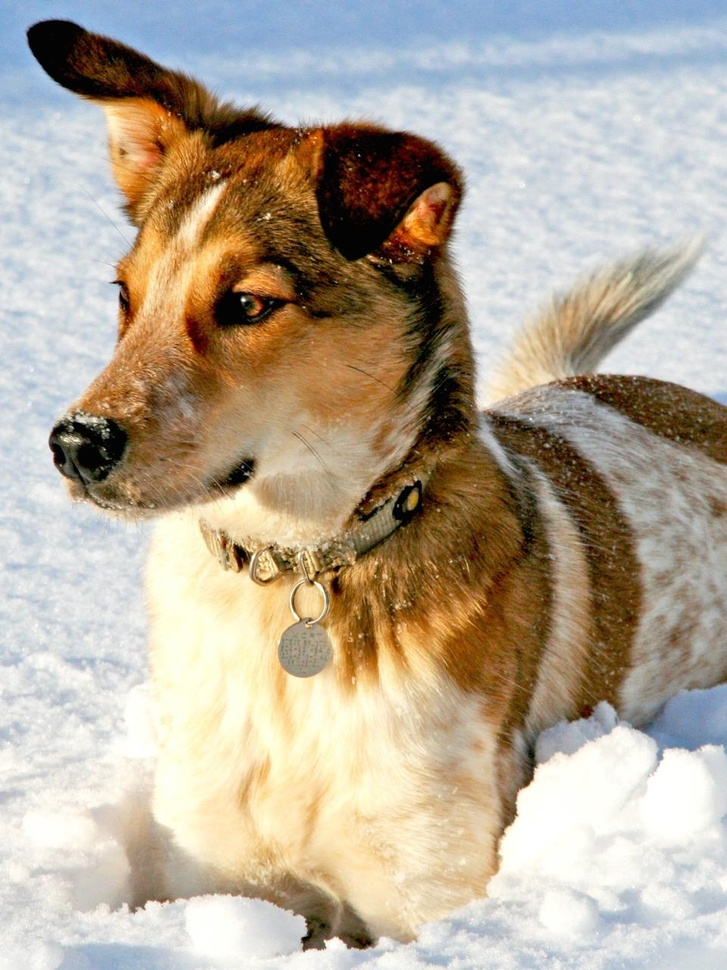
#> input picture dog.jpg, 727 x 970 px, shrunk from 960 x 1280 before the run, found by its file name
$ jupyter execute Tarea_SVD_simple.ipynb
#> lines starting #> are read from the running program, lines starting #| are printed output that depends on the picture
1. Load the image dog.jpg and compute the economy SVD. Compute the
relative reconstruction error of the truncated SVD in the Frobenius norm
as a function of the rank r. Square this error to compute the fraction
of missing variance as a function of r. You may also decide to plot 1
minus the error or missing variance to visualize the amount of norm or
variance captured at a given rank r. Plot these quantities along with the
cumulative sum of singular values as a function of r. Find the rank r where
the reconstruction captures 99% of the total variance. Compare this with
the rank r where the reconstruction captures 99% in the Frobenius norm
and with the rank r that captures 99% of the cumulative sum of singular
values.

[cell 1]
import numpy as np
import matplotlib.pyplot as plt
from matplotlib.image import imread
import os

def load_and_prepare_image(image_path):
#> called with image_path = '/content/dog.jpg'
    img_array = imread(image_path)
#> img_array is the input picture: shape (970, 727, 3); mean R, G, B 181.3, 169.5, 152.2
    return np.mean(img_array, axis=2)

def compute_svd(matrix):
    return np.linalg.svd(matrix, full_matrices=False)

def calculate_metrics(singular_values):
    total_norm = np.sum(singular_values**2)
    cumulative_sum = np.cumsum(singular_values)
    explained_variance = np.cumsum(singular_values**2) / total_norm
    relative_error = np.sqrt(1 - explained_variance)

    return {
        'total_norm': total_norm,
        'cumulative_sum': cumulative_sum,
        'explained_variance': explained_variance,
        'relative_error': relative_error
    }

def find_threshold_indices(metrics, threshold=0.99):
    var_idx = np.argmax(metrics['explained_variance'] >= threshold) + 1
    norm_idx = np.argmax(1 - metrics['relative_error']**2 >= threshold) + 1
    sum_idx = np.argmax(metrics['cumulative_sum'] >= threshold * metrics['cumulative_sum'][-1]) + 1

    return var_idx, norm_idx, sum_idx

def plot_analysis_results(singular_values, metrics, thresholds):
    plt.style.use('ggplot')
    color_palette = ['#3498db', '#e74c3c', '#2ecc71']
    rank_values = np.arange(1, len(singular_values)+1)

    fig, (ax1, ax2, ax3) = plt.subplots(3, 1, figsize=(9, 13))

    # Gráfico de varianza explicada
    ax1.plot(rank_values, metrics['explained_variance'],
             color=color_palette[0], linewidth=2)
    ax1.axhline(0.99, linestyle=':', color='gray')
    ax1.scatter([thresholds[0]], [metrics['explained_variance'][thresholds[0]-1]],
                color=color_palette[0])
    ax1.set_ylabel('Varianza Explicada')
    ax1.set_title('Proporción de Varianza Total Explicada', pad=10)

    # Gráfico de error relativo
    ax2.plot(rank_values, metrics['relative_error'],
             color=color_palette[1], linewidth=2)
    ax2.axhline(np.sqrt(0.01), linestyle=':', color='gray')
    ax2.scatter([thresholds[1]], [metrics['relative_error'][thresholds[1]-1]],
                color=color_palette[1])
    ax2.set_ylabel('Error Relativo')
    ax2.set_title('Error de Reconstrucción', pad=10)

    # Gráfico de suma acumulada
    ax3.plot(rank_values, metrics['cumulative_sum']/metrics['cumulative_sum'][-1],
             color=color_palette[2], linewidth=2)
    ax3.axhline(0.99, linestyle=':', color='gray')
    ax3.scatter([thresholds[2]],
                [metrics['cumulative_sum'][thresholds[2]-1]/metrics['cumulative_sum'][-1]],
                color=color_palette[2])
    ax3.set_xlabel('Componentes Principales (r)')
    ax3.set_ylabel('Suma Acumulada Normalizada')
    ax3.set_title('Contribución Acumulada', pad=10)

    plt.tight_layout()
    return fig

def reconstruct_image(U, s, Vt, components):
    return U[:, :components] @ np.diag(s[:components]) @ Vt[:components, :]

def display_reconstructions(original, reconstructions):
    fig, axes = plt.subplots(1, len(reconstructions)+1, figsize=(15, 4))

    axes[0].imshow(original, cmap='gray')
    axes[0].set_title('Imagen Original')

    for idx, (title, reconstructed) in enumerate(reconstructions.items(), 1):
        axes[idx].imshow(reconstructed, cmap='gray')
        axes[idx].set_title(title)

    for ax in axes:
        ax.axis('off')

    plt.tight_layout()
    return fig

# Procesamiento principal
if __name__ == "__main__":
    # Cargar y preparar datos
    gray_image = load_and_prepare_image('/content/dog.jpg')

    # Realizar SVD
    left_vectors, singular_values, right_vectors = compute_svd(gray_image)
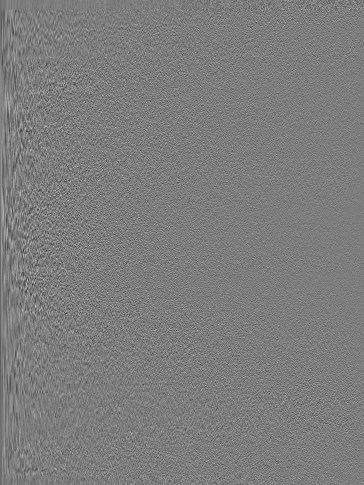
#> left_vectors: shape (970, 727) float64 (shown at 1/2 size); min -0.172, max 0.178, mean -3.42e-05; drawn with min black and max white
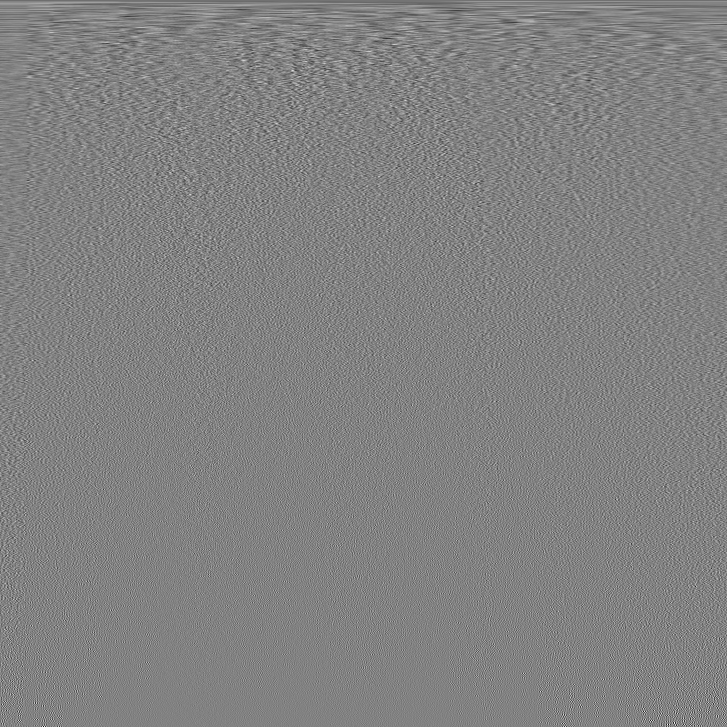
#> right_vectors: shape (727, 727) float64; min -0.294, max 0.283, mean -6.22e-05; drawn with min black and max white
#> singular_values = 727 values, max 144349.7 at index 0, min 3.82 at index 726, mean 655

    # Calcular métricas
    analysis_metrics = calculate_metrics(singular_values)
#> in calculate_metrics, `total_norm = np.sum(singular_values**2)`: total_norm = 2.31e+10
#> in calculate_metrics, `cumulative_sum = np.cumsum(singular_values)`: cumulative_sum = 727 values from 144349.7 to 476167.1
#> in calculate_metrics, `explained_variance = np.cumsum(singular_values**2) / total_norm`: explained_variance = 727 values from 0.901 to 1
#> analysis_metrics = 4 items

    # Determinar puntos de corte
    var_r, norm_r, sum_r = find_threshold_indices(analysis_metrics)
#> in find_threshold_indices, `var_idx = np.argmax(metrics['explained_variance'] >= threshold) + 1`: var_idx = 15
#> in find_threshold_indices, `sum_idx = np.argmax(metrics['cumulative_sum'] >= threshold * metrics['..`: sum_idx = 500
#> var_r = 15; norm_r = 15; sum_r = 500
    print(f"Componentes para 99% de varianza total: {var_r}")
#| Componentes para 99% de varianza total: 15
    print(f"Componentes para 99% de norma Frobenius: {norm_r}")
#| Componentes para 99% de norma Frobenius: 15
    print(f"Componentes para 99% de suma acumulada: {sum_r}")
#| Componentes para 99% de suma acumulada: 500

    # Visualizar análisis
    plot_analysis_results(singular_values, analysis_metrics, (var_r, norm_r, sum_r))
#> in plot_analysis_results, `rank_values = np.arange(1, len(singular_values)+1)`: rank_values = 727 values from 1 to 727

    # Crear reconstrucciones comparativas
    reconstruction_titles = {
        f'99% Varianza\n({var_r} componentes)': var_r,
        f'99% Norma\n({norm_r} componentes)': norm_r,
        f'99% Suma\n({sum_r} componentes)': sum_r
    }

    reconstructed_images = {
        title: reconstruct_image(left_vectors, singular_values, right_vectors, components)
        for title, components in reconstruction_titles.items()
    }
#> in reconstruct_image, `return U[:, :components] @ np.diag(s[:components]) @ Vt[:components, :]`:
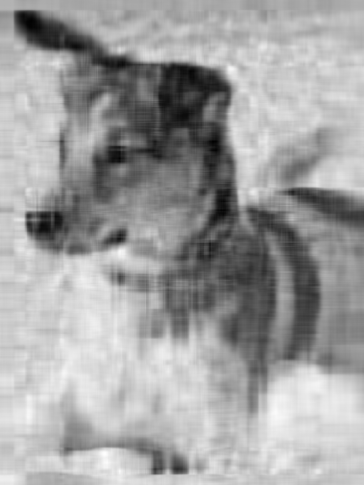
#> returned value: shape (970, 727) float64 (shown at 1/2 size); min -26.59, max 281.8, mean 167.7; drawn with min black and max white
#> reconstructed_images = 3 items

    # Mostrar resultados
    display_reconstructions(gray_image, reconstructed_images)
#> the loop in display_reconstructions, `for idx, (title, reconstructed) in enumerate(reconstructions.items(), ..` made 3 passes
#> the loop in display_reconstructions, `for ax in axes:` made 4 passes
    plt.show()

2. Generate a random 100$\times$100 matrix, i.e., a matrix whose entries are sam-
pled from a normal distribution. Compute the SVD of this matrix and plot the singular values. Repeat this 100 times and plot the distribution
of singular values in a box-and-whisker plot. Plot the mean and median
singular values as a function of r. Now repeat this for different matrix
sizes (e.g., 50$\times$50, 200$\times$200, 500$\times$500)

[cell 2]
import numpy as np
import matplotlib.pyplot as plt

def simular_valores_singulares(dimension, iteraciones=100):
    resultados = np.empty((iteraciones, dimension))

    for i in range(iteraciones):
        matriz_aleatoria = np.random.normal(size=(dimension, dimension))
        sv = np.linalg.svd(matriz_aleatoria, compute_uv=False)
        resultados[i] = sv

    return resultados

def graficar_resultados(datos_sv, dimension):
    rangos = np.arange(1, dimension + 1)

    # Configuración estética común
    estilo = {
        'color_media': 'blue',
        'color_mediana': 'red',
        'color_boxplot': 'gray',
        'estilo_grid': ':',
        'opacidad': 0.7
    }

    # Figura 1: Diagrama de caja y bigotes
    plt.figure(figsize=(12, 7))
    box = plt.boxplot(
        datos_sv,
        positions=rangos,
        patch_artist=True,
        showfliers=False,
        widths=0.6,
        boxprops=dict(facecolor=estilo['color_boxplot'], alpha=0.6),
        medianprops=dict(color='white')
    )

    plt.title(f'Distribución de Valores Singulares\nMatrices {dimension}x{dimension}', pad=20)
    plt.xlabel('Posición en el Ranking (r)')
    plt.ylabel('Valor Singular')
    plt.grid(True, linestyle=estilo['estilo_grid'], alpha=estilo['opacidad'])
    plt.tight_layout()

    # Figura 2: Tendencia central
    plt.figure(figsize=(12, 7))

    media = np.mean(datos_sv, axis=0)
    mediana = np.median(datos_sv, axis=0)

    plt.plot(rangos, media, label='Media',
            color=estilo['color_media'],
            marker='o', markevery=int(dimension/10))

    plt.plot(rangos, mediana, label='Mediana',
             color=estilo['color_mediana'],
             linestyle='--',
             marker='s', markevery=int(dimension/10))

    plt.title(f'Tendencia Central de Valores Singulares\nMatrices {dimension}x{dimension}', pad=20)
    plt.xlabel('Posición en el Ranking (r)')
    plt.ylabel('Valor Singular')
    plt.legend()
    plt.grid(True, linestyle=estilo['estilo_grid'], alpha=estilo['opacidad'])
    plt.tight_layout()

# Parámetros de simulación
tamanos_matriz = [50, 100, 200, 500]
num_simulaciones = 100

# Ejecutar análisis para cada tamaño
for n in tamanos_matriz:
    valores_sv = simular_valores_singulares(n, num_simulaciones)
    graficar_resultados(valores_sv, n)

plt.show()

3. Compare the singular value distributions for a 1000$\times$1000 uni- formly
distributed random matrix and a Gaussian random matrix of the same
size. Adapt the Gavish–Donoho algorithm to filter uniform noise based on
this singular value distribution. Add uniform noise to a data set (either an
image or the test low-rank signal) and apply this thresholding algorithm to
filter the noise. Vary the magnitude of the noise and compare the results.

[cell 3]
import numpy as np
import matplotlib.pyplot as plt
from skimage import data, img_as_float, color
from numpy.linalg import svd, norm
from scipy.stats import gaussian_kde

def comparar_distribuciones_singulares(n=1000, rango=1, desviacion=1, bins=100):
    # Generación de matrices
#> called with n = 1000, rango = 1, desviacion = 1, bins = 100
    matriz_uniforme = np.random.uniform(-rango, rango, (n, n))
    matriz_gaussiana = np.random.normal(0, desviacion, (n, n))

    # Cálculo de valores singulares
    sv_uniforme = svd(matriz_uniforme, compute_uv=False)
    sv_gauss = svd(matriz_gaussiana, compute_uv=False)

    # Visualización comparativa
    fig, (ax1, ax2) = plt.subplots(1, 2, figsize=(12, 5))

    # Histograma comparativo
    ax1.hist(sv_uniforme, bins=bins, alpha=0.5,
             label=f'Uniforme U[-{rango:.1f},{rango:.1f}]')
    ax1.hist(sv_gauss, bins=bins, alpha=0.5,
             label=f'Gaussiano N(0,{desviacion:.1f}²)')
    ax1.set_yscale('log')
    ax1.set_xlabel('Valor singular')
    ax1.set_ylabel('Frecuencia (log)')
    ax1.legend()
    ax1.set_title('Distribución de valores singulares')

    # Gráfico de densidad
    for sv, label in zip([sv_uniforme, sv_gauss], ['Uniforme', 'Gaussiano']):
        kde = gaussian_kde(sv)
        x = np.linspace(min(sv), max(sv), 200)
        ax2.plot(x, kde(x), label=label)

    ax2.set_xlabel('Valor singular')
    ax2.set_ylabel('Densidad de probabilidad')
    ax2.legend()
    ax2.set_title('Estimación de densidad')

    plt.tight_layout()
    plt.show()

def calcular_umbral_optimo(filas, columnas, sigma_ruido):
    relacion_aspecto = min(filas, columnas)/max(filas, columnas)
    constante = (4/np.sqrt(3)) if relacion_aspecto > 0.9 else 2.02
    return constante * sigma_ruido * np.sqrt(max(filas, columnas))

def filtrar_por_svd(matriz_ruidosa, umbral):
    U, s, Vt = svd(matriz_ruidosa, full_matrices=False)
    s_filtrados = np.maximum(s - umbral, 0)
    return U @ np.diag(s_filtrados) @ Vt

def evaluar_desempeno_filtro(niveles_ruido, señal_original):
    filas, columnas = señal_original.shape
    errores = []

    for amplitud in niveles_ruido:
        # Generar ruido uniforme y señal ruidosa
        ruido = np.random.uniform(-amplitud, amplitud, (filas, columnas))
        señal_ruidosa = señal_original + ruido

        # Calcular umbral óptimo
        sigma_ruido = amplitud/np.sqrt(3)
        umbral = calcular_umbral_optimo(filas, columnas, sigma_ruido)

        # Aplicar filtrado y calcular error
        señal_filtrada = filtrar_por_svd(señal_ruidosa, umbral)
        mse = norm(señal_filtrada - señal_original, 'fro')**2 / (filas*columnas)
        errores.append(mse)

    # Visualización de resultados
    plt.figure(figsize=(8, 5))
    plt.plot(niveles_ruido, errores, 'o-', markersize=8)
    plt.xlabel('Amplitud de ruido uniforme')
    plt.ylabel('Error Cuadrático Medio (MSE)')
    plt.title('Desempeño del Filtrado SVD\n(Imagen: astronauta)')
    plt.grid(True, alpha=0.3)
    plt.tight_layout()
    plt.show()

    return errores

if __name__ == '__main__':
    # 1. Análisis comparativo de distribuciones
    comparar_distribuciones_singulares(n=1000, rango=1, desviacion=1)

    # 2. Preparar señal de prueba (astronauta en escala de grises)
    imagen_color = data.astronaut()
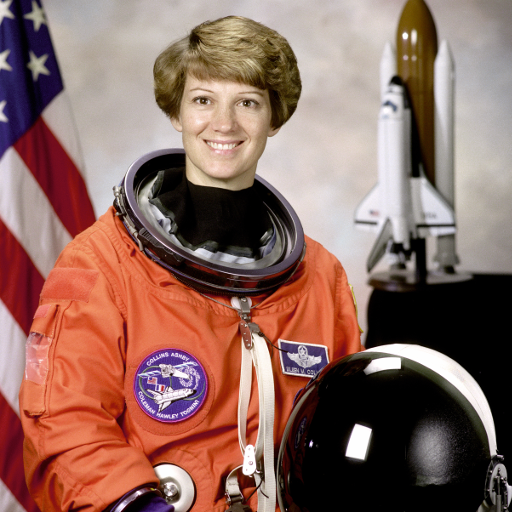
#> input picture skimage.data.astronaut(), 512 x 512 px
#> imagen_color is the input picture: shape (512, 512, 3); mean R, G, B 141.6, 105.8, 96.5
    imagen_gris = img_as_float(color.rgb2gray(imagen_color))
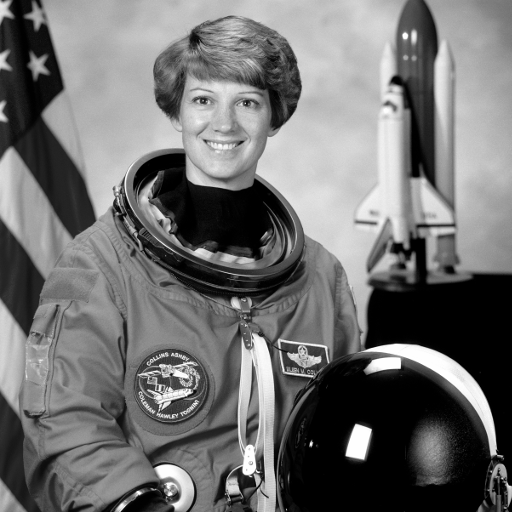
#> imagen_gris: shape (512, 512) float64; min 0, max 1, mean 0.442

    # Reducir a bajo rango (primeros 25 componentes)
    componentes = 25
    U, s, Vt = svd(imagen_gris, full_matrices=False)
#> s = 512 values, max 241.3 at index 0, min 0.000496 at index 511, mean 2.23
    señal_bajo_rango = (U[:, :componentes] * s[:componentes]) @ Vt[:componentes, :]

    # 3. Evaluación del filtro
    niveles = np.linspace(0.05, 0.4, 8)
    mse_resultados = evaluar_desempeno_filtro(niveles, señal_bajo_rango)
#> the loop in evaluar_desempeno_filtro, `for amplitud in niveles_ruido:` made 8 passes
#> mse on passes 1 to 8: 0.00028, 0.00107, 0.00224, 0.00377, 0.00565, 0.00753, 0.00959, 0.0116
#> pass 1, in filtrar_por_svd, `U, s, Vt = svd(matriz_ruidosa, full_matrices=False)`:
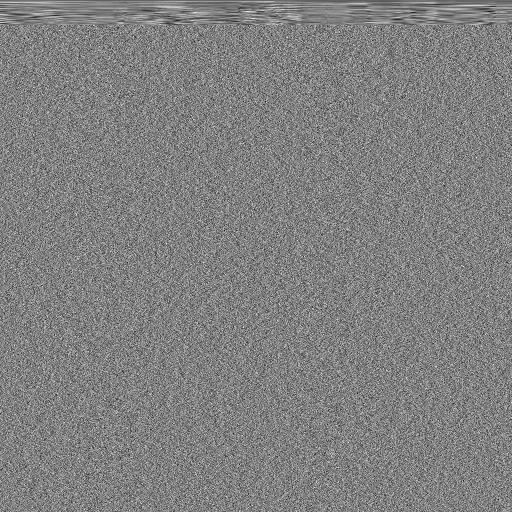
#> Vt: shape (512, 512) float64; min -0.218, max 0.213, mean -7.51e-05; drawn with min black and max white
#> after the loop in evaluar_desempeno_filtro, `for amplitud in niveles_ruido:`:
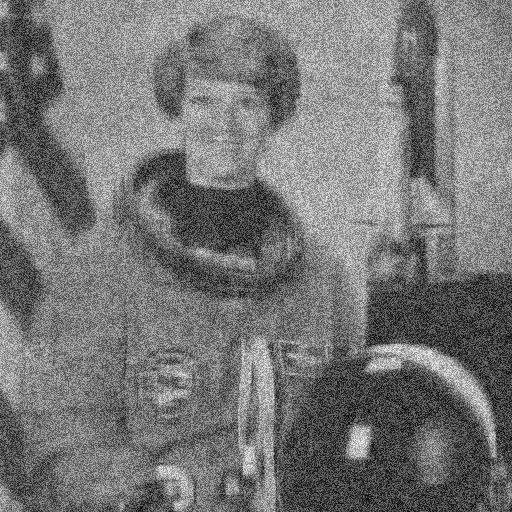
#> señal_ruidosa: shape (512, 512) float64; min -0.54, max 1.56, mean 0.442; drawn with min black and max white
#> after the loop in evaluar_desempeno_filtro, `for amplitud in niveles_ruido:`: errores = [0.00028, 0.00107, 0.00224, 0.00377, 0.00565, 0.00753, 0.00959, 0.0116]
#> in evaluar_desempeno_filtro, `plt.show()`:
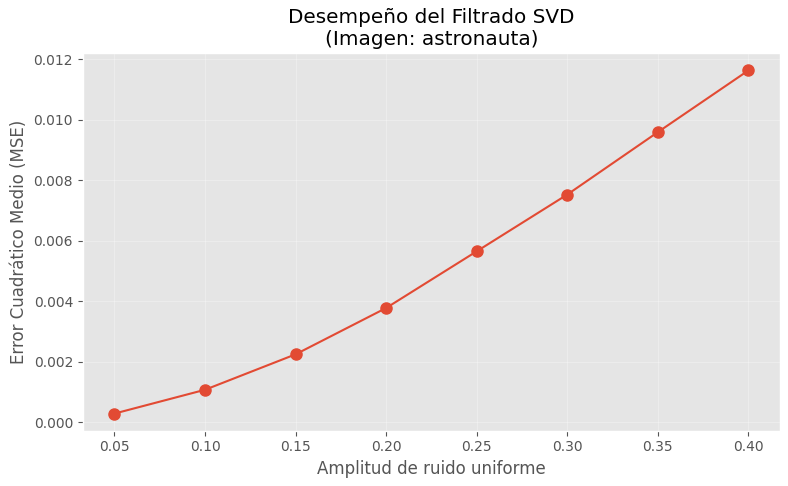
#> figure drawn by matplotlib, 1 panel
#> mse_resultados has the same summary as errores in evaluar_desempeno_filtro

    # 4. Ejemplo visual de reconstrucción
    amplitud_ejemplo = niveles[3]
    ruido_ejemplo = np.random.uniform(-amplitud_ejemplo, amplitud_ejemplo, imagen_gris.shape)
    imagen_ruidosa = señal_bajo_rango + ruido_ejemplo

    sigma_ejemplo = amplitud_ejemplo/np.sqrt(3)
    umbral_ejemplo = calcular_umbral_optimo(*imagen_gris.shape, sigma_ejemplo)
    imagen_filtrada = filtrar_por_svd(imagen_ruidosa, umbral_ejemplo)
#> in filtrar_por_svd (call 9), `U, s, Vt = svd(matriz_ruidosa, full_matrices=False)`:
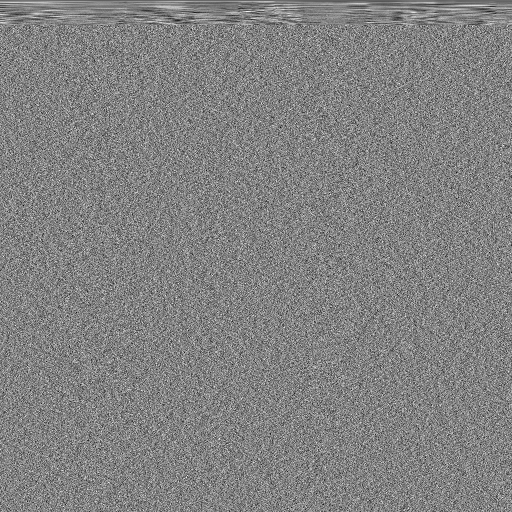
#> Vt: shape (512, 512) float64; min -0.207, max 0.197, mean -6.78e-05; drawn with min black and max white
#> in filtrar_por_svd (call 9), `U, s, Vt = svd(matriz_ruidosa, full_matrices=False)`: s = 512 values, max 241.1 at index 0, min 0.00399 at index 511, mean 3.48
#> in filtrar_por_svd (call 9), `s_filtrados = np.maximum(s - umbral, 0)`: s_filtrados = 512 values, max 235.1 at index 0, min 0 at index 25, mean 1.13
#> in filtrar_por_svd (call 9), `return U @ np.diag(s_filtrados) @ Vt`:
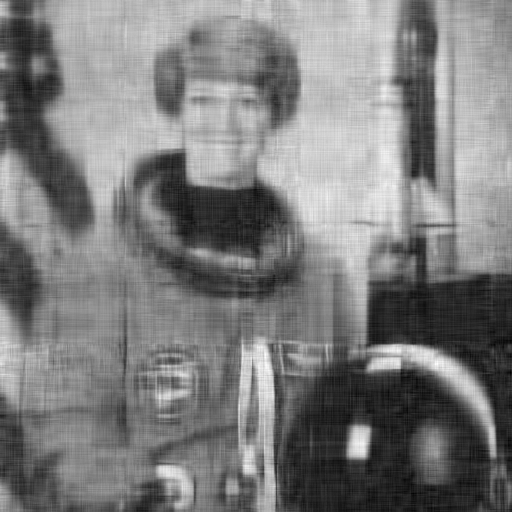
#> returned value: shape (512, 512) float64; min -0.132, max 1.02, mean 0.43; drawn with min black and max white

    # Visualización comparativa
    fig, ejes = plt.subplots(1, 3, figsize=(14, 4))
    titulos = [
        'Señal original (bajo rango)',
        f'Señal con ruido (±{amplitud_ejemplo:.2f})',
        'Reconstrucción filtrada'
    ]

    for ax, img, titulo in zip(ejes, [señal_bajo_rango, imagen_ruidosa, imagen_filtrada], titulos):
        ax.imshow(img, cmap='gray', vmin=0, vmax=1)
        ax.set_title(titulo)
        ax.axis('off')
#> this loop made 3 passes
#> titulo on passes 1 to 3: 'Señal original (bajo rango)', 'Señal con ruido (±0.20)', 'Reconstrucción filtrada'

    plt.tight_layout()
    plt.show()
